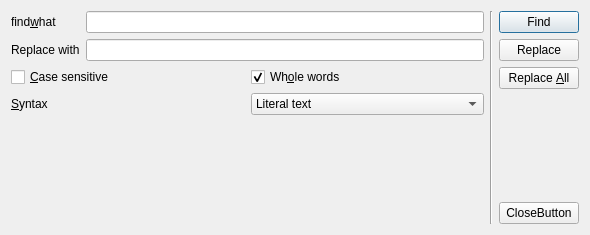
<?xml version="1.0" encoding="UTF-8"?>
<ui version="4.0">
 <class>FindAndReplaceDlgFindAndReplaceDlg</class>
 <widget class="QDialog" name="FindAndReplaceDlgFindAndReplaceDlg">
  <property name="enabled">
   <bool>true</bool>
  </property>
  <property name="geometry">
   <rect>
    <x>0</x>
    <y>0</y>
    <width>590</width>
    <height>235</height>
   </rect>
  </property>
  <property name="windowTitle">
   <string>Find and Replace</string>
  </property>
  <layout class="QHBoxLayout" name="horizontalLayout_3">
   <item>
    <layout class="QGridLayout" name="gridLayout_3">
     <item row="0" column="0">
      <layout class="QGridLayout" name="gridLayout">
       <item row="0" column="0">
        <widget class="QLabel" name="label">
         <property name="text">
          <string>find&amp;what</string>
         </property>
         <property name="buddy">
          <cstring>findLineEdit</cstring>
         </property>
        </widget>
       </item>
       <item row="0" column="1">
        <widget class="QLineEdit" name="findLineEdit"/>
       </item>
       <item row="1" column="0">
        <widget class="QLabel" name="label_2">
         <property name="text">
          <string>Replace with</string>
         </property>
         <property name="buddy">
          <cstring>replaceLineEdit</cstring>
         </property>
        </widget>
       </item>
       <item row="1" column="1">
        <widget class="QLineEdit" name="replaceLineEdit">
         <property name="text">
          <string/>
         </property>
        </widget>
       </item>
      </layout>
     </item>
     <item row="1" column="0">
      <layout class="QHBoxLayout" name="horizontalLayout">
       <item>
        <widget class="QCheckBox" name="casecheckBox">
         <property name="text">
          <string>&amp;Case sensitive</string>
         </property>
        </widget>
       </item>
       <item>
        <widget class="QCheckBox" name="wholcheckBox">
         <property name="enabled">
          <bool>true</bool>
         </property>
         <property name="text">
          <string>Wh&amp;ole words</string>
         </property>
         <property name="checked">
          <bool>true</bool>
         </property>
        </widget>
       </item>
      </layout>
     </item>
     <item row="2" column="0">
      <layout class="QHBoxLayout" name="horizontalLayout_2">
       <item>
        <widget class="QLabel" name="label_3">
         <property name="text">
          <string>&amp;Syntax</string>
         </property>
         <property name="buddy">
          <cstring>SyntaxcomboBox</cstring>
         </property>
        </widget>
       </item>
       <item>
        <widget class="QComboBox" name="SyntaxcomboBox">
         <item>
          <property name="text">
           <string>Literal text</string>
          </property>
         </item>
         <item>
          <property name="text">
           <string>Regular expression_r</string>
          </property>
         </item>
        </widget>
       </item>
      </layout>
     </item>
     <item row="3" column="0">
      <spacer name="verticalSpacer">
       <property name="orientation">
        <enum>Qt::Vertical</enum>
       </property>
       <property name="sizeHint" stdset="0">
        <size>
         <width>28</width>
         <height>88</height>
        </size>
       </property>
      </spacer>
     </item>
    </layout>
   </item>
   <item>
    <widget class="Line" name="line">
     <property name="orientation">
      <enum>Qt::Vertical</enum>
     </property>
    </widget>
   </item>
   <item>
    <layout class="QVBoxLayout" name="verticalLayout">
     <item>
      <widget class="QPushButton" name="findButton">
       <property name="text">
        <string>Find</string>
       </property>
      </widget>
     </item>
     <item>
      <widget class="QPushButton" name="replaceButton">
       <property name="text">
        <string>Replace</string>
       </property>
      </widget>
     </item>
     <item>
      <widget class="QPushButton" name="replaceAllButton">
       <property name="text">
        <string>Replace &amp;All</string>
       </property>
      </widget>
     </item>
     <item>
      <spacer name="verticalSpacer_2">
       <property name="orientation">
        <enum>Qt::Vertical</enum>
       </property>
       <property name="sizeHint" stdset="0">
        <size>
         <width>28</width>
         <height>68</height>
        </size>
       </property>
      </spacer>
     </item>
     <item>
      <widget class="QPushButton" name="closeButton">
       <property name="text">
        <string>CloseButton</string>
       </property>
      </widget>
     </item>
    </layout>
   </item>
  </layout>
 </widget>
 <tabstops>
  <tabstop>findLineEdit</tabstop>
  <tabstop>replaceLineEdit</tabstop>
  <tabstop>casecheckBox</tabstop>
  <tabstop>wholcheckBox</tabstop>
  <tabstop>SyntaxcomboBox</tabstop>
  <tabstop>findButton</tabstop>
  <tabstop>replaceButton</tabstop>
  <tabstop>replaceAllButton</tabstop>
  <tabstop>closeButton</tabstop>
 </tabstops>
 <resources/>
 <connections>
  <connection>
   <sender>closeButton</sender>
   <signal>clicked()</signal>
   <receiver>FindAndReplaceDlgFindAndReplaceDlg</receiver>
   <slot>reject()</slot>
   <hints>
    <hint type="sourcelabel">
     <x>500</x>
     <y>198</y>
    </hint>
    <hint type="destinationlabel">
     <x>493</x>
     <y>187</y>
    </hint>
   </hints>
  </connection>
 </connections>
</ui>
